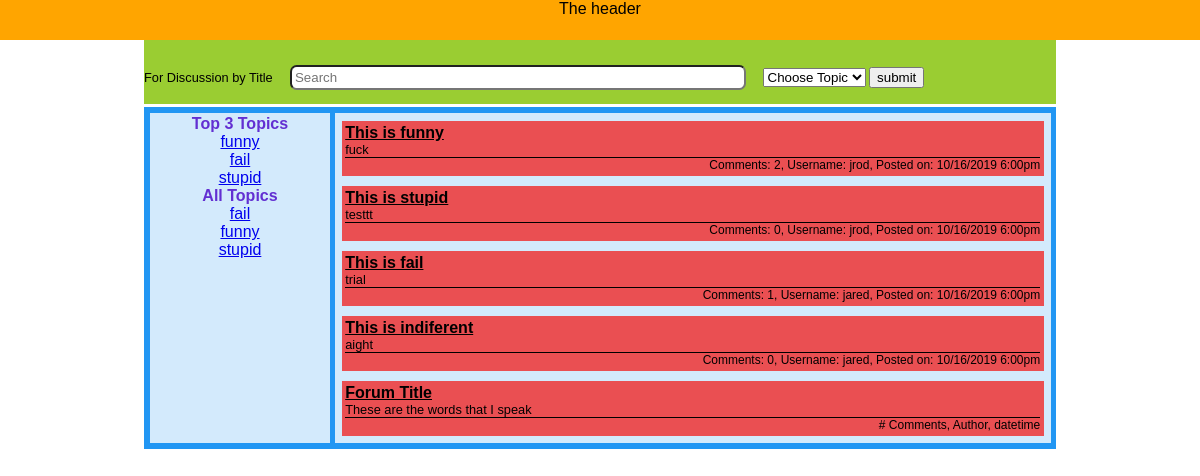
Before: /main.php with the older database file.
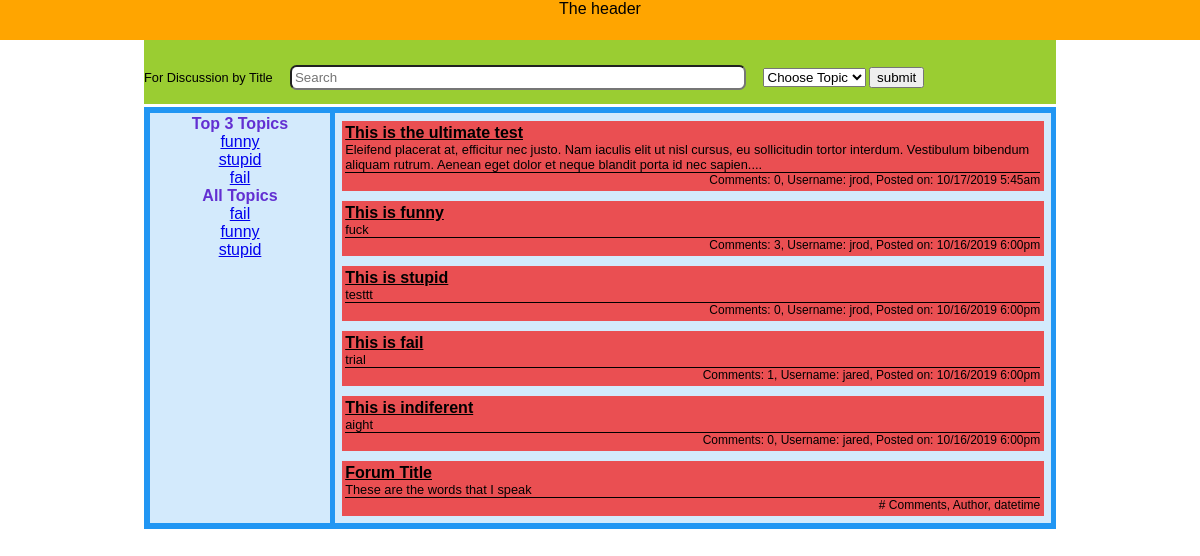
After: the same page with the newer database file.
### tables this page shows
CREATE TABLE `post` (
  `postid` int(11) NOT NULL,
  `title` varchar(50) NOT NULL,
  `body` varchar(1000) NOT NULL,
  `postdate` datetime NOT NULL,
  `topicName` varchar(30) NOT NULL,
  `username` varchar(15) NOT NULL
);

### main.php (the view, shortened to what this page needs)
<?php
require 'include/db_credentials.php';
?>
<!DOCTYPE html>
<html lang="en">
<head>
    <link rel="stylesheet" href="css/reset.css">
    <link rel="stylesheet" href="css/main.css">
    <link rel="stylesheet" href="css/header.css">
</head>
<body>
    <?php
    include 'include/header.php';
    ?>
    <div id="search-bar">
        <form method="get" action="main.php">
            <label for="search"> For Discussion by Title</label>
            <input type="text" placeholder="Search" name="search" id="search">
            <select name="topic" id="topic">
                <?php
                echo '<option value="all">Choose Topic</option>';
                ?>
            </select>
            <input type="submit" value="submit">
        </form>
    </div>
    <div class="main">
        <div class="left_col">
            <h1 class="left_col_title">Top 3 Topics</h1>
            <?php
            $topQry = "SELECT topicName, count(topicName) from post GROUP BY topicName ORDER BY count(topicName) DESC LIMIT 3";
            $topResult = $pdo->query($topQry);
            while($topRow = $topResult->fetch()){
                echo '<div class = "top_topics">';
                echo "<a href='main.php?topic=".$topRow['topicName']."'>".$topRow['topicName']."</a>";
                echo '</div>';
            }
            ?>
            <h1 class="left_col_title">All Topics</h1>
            <?php
            $topQry = "SELECT DISTINCT topicName from post ORDER BY topicName ASC";
            $topResult = $pdo->query($topQry);
            while($topRow = $topResult->fetch()){
                echo '<div class = "all_topics">';
                echo "<a href='main.php?topic=".$topRow['topicName']."'>".$topRow['topicName']."</a>";
                echo '</div>';
            }
            ?>
        </div>
        <div class="right_col">
            <?php
            $search_input = "";
            $topic_input = "";
            if($_SERVER["REQUEST_METHOD"] == "GET"){
                $search_input = $_GET["search"] ?? "";
                $topic_input = $_GET['topic'] ?? "";
            }
            $postQry = "";
            if ($search_input != "")
                if( $topic_input != "" && $topic_input != "all")
                    $postQry = "SELECT * FROM post WHERE title LIKE '%".$search_input."%' AND topicName = '".$topic_input."' ORDER BY postdate DESC";
                else
                    $postQry = "SELECT * FROM post WHERE title LIKE '%".$search_input."%' ORDER BY postdate DESC";
            else
                if( $topic_input != "" && $topic_input != "all")
                    $postQry = "SELECT * FROM post WHERE topicName = '".$topic_input."' ORDER BY postdate DESC";
                else
                    $postQry = "SELECT * FROM post ORDER BY postdate DESC";
            $result0 = $pdo->query($postQry);
            $tstrslt = $pdo->query($postQry);
            if ($tstrslt->fetch()){
            while ($row0 = $result0->fetch()){
                echo '<div class="post">';
                echo '<h3 class="post_title" id="'.$row0['postid'].'">'.$row0['title'].'</h3>';
                $length = strlen($row0['body']);
                if( $length > 100){
                    echo '<p class="post_content">'.substr($row0['body'],0,200).'...</p>';
                }else{
                    echo '<p class="post_content">'.$row0['body'].'</p>';
                }
                $numComments = 0;
                $commentQry = "SELECT COUNT(*) FROM comment WHERE postid=".$row0['postid'];
                $result1 = $pdo->query($commentQry);
                while ($row1 = $result1->fetch()){
                    $numComments = $row1['COUNT(*)'];
                }
                $postdate = date_create($row0['postdate']);
                echo '<p class="post_information">Comments: '.$numComments.', Username: '.$row0['username'].', Posted on: '.date_format($postdate, 'm/d/Y g:ia').'</p>';
                echo '</div>';
            }
            }else{
                echo "<br>No Search Results Found";
            }
            ?>
            <div class="post">
                <h3 class="post_title">Forum Title</h3>
                <p class="post_content">These are the words that I speak</p>
                <p class="post_information"># Comments, Author, datetime</p>
            </div>
        </div>
    </div>
</body>
</html>

### include/header.php (shortened to what this page needs)
<!DOCTYPE html>
<html>
  <head>
    <link rel="stylesheet" href="">
    <link rel="stylesheet" href="../css/reset.css">
    <link rel="stylesheet" href="../css/header.css">
    </head>
    <body>
        <header>
            The header
        </header>
    </body>
</html>

### css/main.css (style rules this page uses)
body { font-size: 150%; }
.main { width: 75%; margin-left: auto; margin-right: auto; }
.main { display: grid; grid-template-columns: 20% 80%; grid-gap: 0.5%; background-color: #2196F3; padding: 0.5%; margin-left: auto; margin-right: auto; }
.main > div { background-color: rgba(255, 255, 255, 0.8); padding: 1%; }
.right_col { display: grid; grid-gap: 10px; text-align:start; margin: 0 0.5% 0 0; }
.left_col { text-align:center; }
.right_col > .post { background-color: rgba(241, 41, 41, 0.8); text-align:start; padding: 0.5%; }
.post_title { text-decoration: underline; }
.post_content { font-size: 80%; }
.post_information { text-align:end; font-size: 75%; border-top: 1px solid black; }
.left_col_title { color:rgba(70, 0, 199, 0.8); }
#search-bar { background-color: yellowgreen; margin:0 0 0.3em 0; width: 76%; margin-left: auto; margin-right: auto; font-size: 80%; padding: 4em 0 0 0; }
input[type=text] { width: 50%; margin: 1em 1em; padding: 0.25em; box-sizing: border-box; border-radius: 0.5em; }

### css/header.css (style rules this page uses)
header { position: fixed; background-color: orange; width: 100%; text-align: center; height: 2.5em; }

Changed rows visible on the page:
added post: title "This is the ultimate test", body "Eleifend placerat at, efficitur nec justo. Nam iaculis elit ut nisl cursus, eu sollicitudin tortor interdum. Vestibulum bibendum aliquam rutrum. Aenean eget dolor et neque blandit porta id nec sapien.", numComments "0", username "jrod", postdate "10/17/2019 5:45am"
computed for post "This is funny": numComments "2" → "3"
